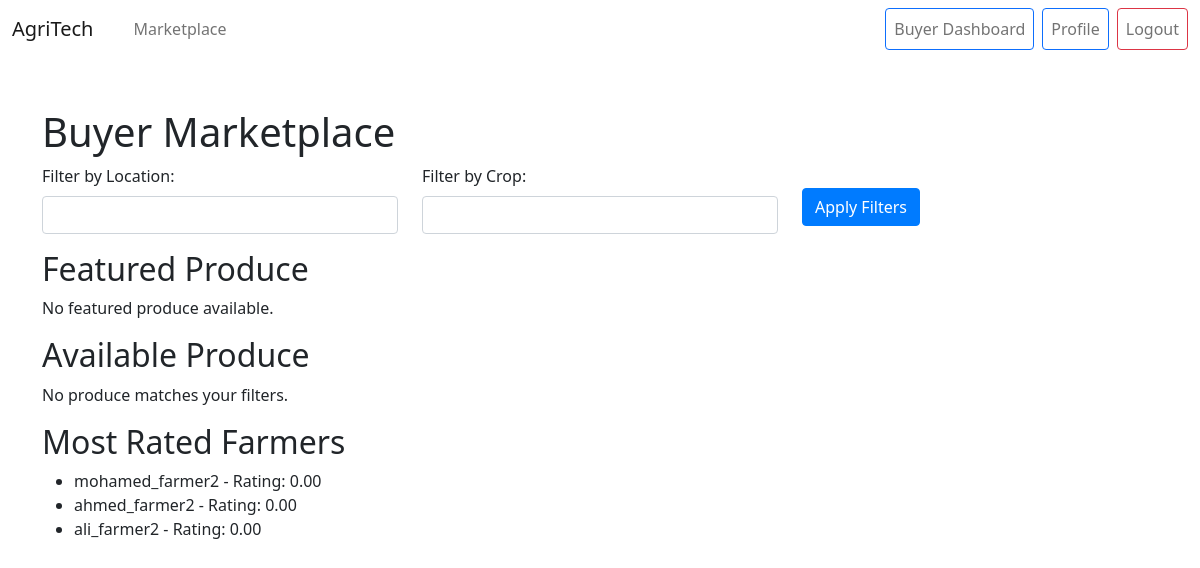
The app's page /marketplace/marketplace/ (signed in), older data.
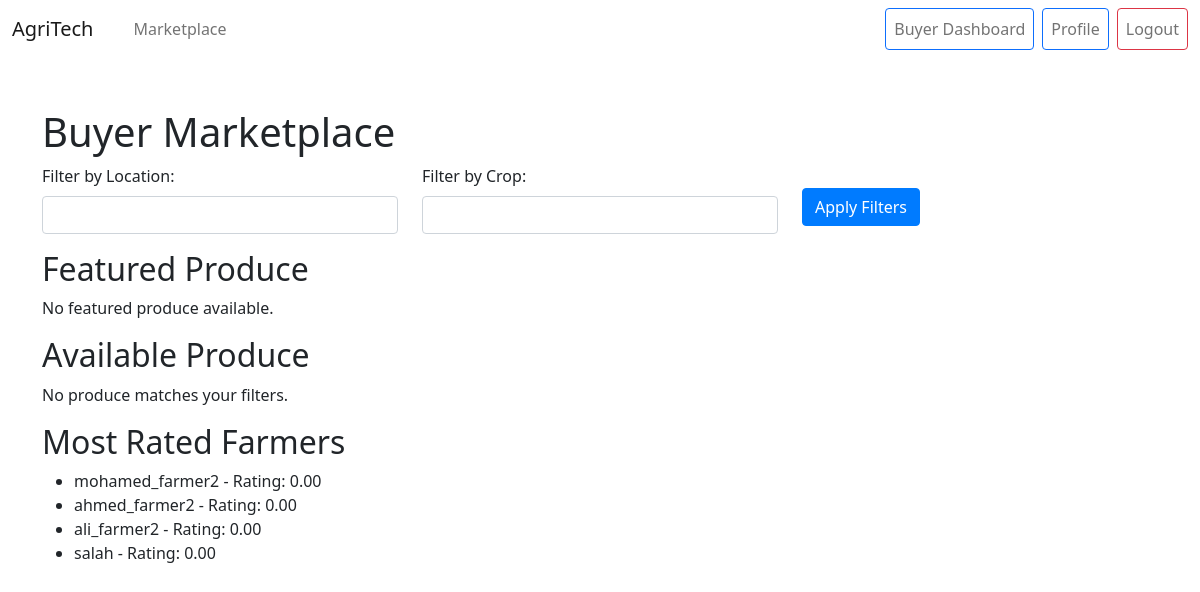
The same page, newer data.
### marketplace/models.py (models this page shows, shortened)
class Farmer(models.Model):
    profile = models.ForeignKey(UserProfile, on_delete=models.CASCADE, related_name='farmer_profiles', limit_choices_to={'role': 'farmer'})
    phone_number = models.CharField(max_length=15)
    location = models.CharField(max_length=100)
    rating = models.DecimalField(max_digits=3, decimal_places=2, default=0.0)
    total_ratings = models.PositiveIntegerField(default=0)
    created_at = models.DateTimeField(auto_now_add=True)
    updated_at = models.DateTimeField(auto_now=True)

class UserProfile(models.Model):
    user = models.OneToOneField(User, on_delete=models.CASCADE)
    ROLE_CHOICES = (
        ('farmer', 'Farmer'),
        ('sponsor', 'Sponsor'),
        ('buyer', 'Buyer'),
    )
    role = models.CharField(max_length=10, choices=ROLE_CHOICES)
    created_at = models.DateTimeField(auto_now_add=True)
    updated_at = models.DateTimeField(auto_now=True)

### marketplace/views.py (the view)
# urls.py: path('marketplace/', views.buyer_marketplace, name='buyer_marketplace'),  # New URL pattern
def buyer_marketplace(request):
    if not request.user.is_authenticated or request.user.userprofile.role != 'buyer':
        return redirect('marketplace:marketplace_home')
    categories = ProduceCategory.objects.all()
    featured_produce = Produce.objects.filter(is_available=True).order_by('-created_at')[:6]
    top_farmers = Farmer.objects.order_by('-rating')[:5]
    try:
        profile = UserProfile.objects.get(user=request.user)
        buyer = Buyer.objects.get(profile=profile)
    except (UserProfile.DoesNotExist, Buyer.DoesNotExist):
        return redirect('marketplace:marketplace_home')
    produce_items = Produce.objects.filter(is_available=True)
    location_filter = request.GET.get('location', '')
    crop_filter = request.GET.get('crop', '')
    if location_filter:
        produce_items = produce_items.filter(location__icontains=location_filter)
    if crop_filter:
        produce_items = produce_items.filter(name__icontains=crop_filter).distinct()
    context = {
        'buyer': buyer,
        'categories': categories,
        'featured_produce': featured_produce,
        'top_farmers': top_farmers,
        'produce_items': produce_items,
        'location_filter': location_filter,
        'crop_filter': crop_filter,
    }
    return render(request, 'marketplace/buyer_marketplace.html', context)

### templates/marketplace/buyer_marketplace.html (shortened to what this page needs)
{% extends 'base.html' %}
{% block content %}
<h1>Buyer Marketplace</h1>
<div class="mb-3">
    <form method="get">
        <div class="row">
            <div class="col-md-4">
                <label for="location" class="form-label">Filter by Location:</label>
                <input type="text" class="form-control" id="location" name="location" value="{{ location_filter }}">
            </div>
            <div class="col-md-4">
                <label for="crop" class="form-label">Filter by Crop:</label>
                <input type="text" class="form-control" id="crop" name="crop" value="{{ crop_filter }}">
            </div>
            <div class="col-md-4">
                <button type="submit" class="btn btn-primary mt-4">Apply Filters</button>
            </div>
        </div>
    </form>
</div>
<h2>Featured Produce</h2>
{% if featured_produce %}
    <div class="row">
        {% for produce in featured_produce %}
            <div class="col-md-4 mb-3">
                <div class="card">
                    <div class="card-body">
                        <h5 class="card-title">{{ produce.name }}</h5>
                        <p class="card-text">Farmer: {{ produce.farmer.profile.user.username }}</p>
                        <p class="card-text">Price: {{ produce.price_per_unit }} per {{ produce.unit }}</p>
                        <p class="card-text">Quantity: {{ produce.quantity }}</p>
                    </div>
                </div>
            </div>
        {% endfor %}
    </div>
{% else %}
    <p>No featured produce available.</p>
{% endif %}
<h2>Available Produce</h2>
{% if produce_items %}
    <div class="row">
        {% for produce in produce_items %}
            <div class="col-md-4 mb-3">
                <div class="card">
                    <div class="card-body">
                        <h5 class="card-title">{{ produce.name }}</h5>
                        <p class="card-text">Farmer: {{ produce.farmer.profile.user.username }}</p>
                        <p class="card-text">Price: {{ produce.price_per_unit }} per {{ produce.unit }}</p>
                        <p class="card-text">Quantity: {{ produce.quantity }}</p>
                        <p class="card-text">Location: {{ produce.location }}</p>
                    </div>
                </div>
            </div>
        {% endfor %}
    </div>
{% else %}
    <p>No produce matches your filters.</p>
{% endif %}
<h2>Most Rated Farmers</h2>
{% if top_farmers %}
    <ul>
        {% for farmer in top_farmers %}
            <li>{{ farmer.profile.user.username }} - Rating: {{ farmer.rating }}</li>
        {% endfor %}
    </ul>
{% else %}
    <p>No rated farmers available.</p>
{% endif %}
{% endblock %}

Row changes from the older to the newer data that the page shows:
added Farmer: profile.user.username "salah", rating "0.00"
